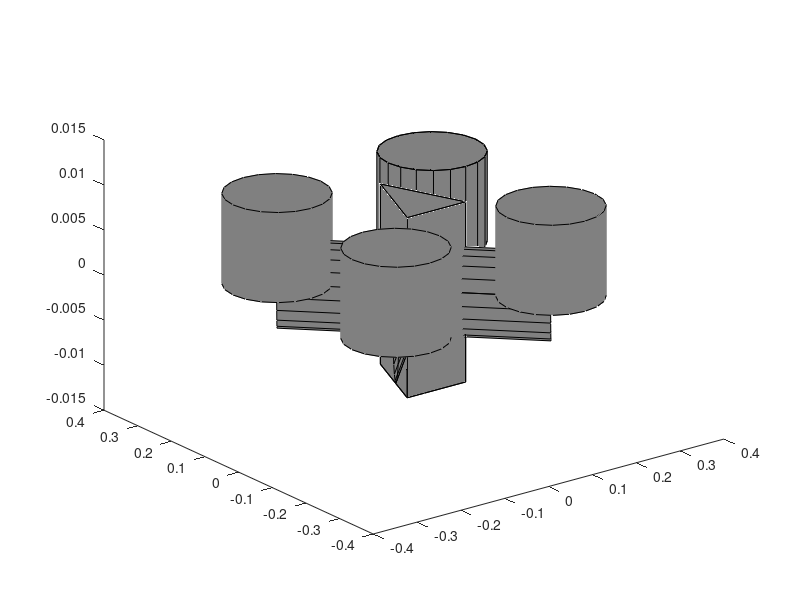

This chart was generated by the following MATLAB code:
function [h] = quadrotor(varargin)

bodyColor           = 0.5*[1 1 1];
boomColor           = 0.5*[1 1 1];
propColor           = 0.5*[1 1 1];
edgeColor           = 'k';
linestyle           = '-';
scale               = 1;
setroll             = false;
setpitch            = false;
setyaw              = false;

%% Parse Inputs
if nargin>2 && isnumeric(varargin{1}) && isnumeric(varargin{2}) && isnumeric(varargin{3})
    x = varargin{1};
    y = varargin{2};
    z = varargin{3};
    assert(isscalar(x)==1, 'quad input x must be a scalar.')
    assert(isscalar(y)==1, 'quad input y must be a scalar.')
    assert(isscalar(z)==1, 'quad input z must be a scalar.')
else
    x = 0;
    y = 0;
    z = 0;
end

tmp = strncmpi(varargin, 'body', 4);
if any(tmp)
    bodyColor = varargin{find(tmp)+1};
end

tmp = strncmpi(varargin, 'boom', 4);
if any(tmp)
    boomColor = varargin{find(tmp)+1};
end

tmp = strncmpi(varargin, 'prop', 4);
if any(tmp)
    propColor = varargin{find(tmp)+1};
end

tmp = strncmpi(varargin, 'lines', 5);
if any(tmp)
    linestyle = varargin{find(tmp)+1};
end

tmp = strncmpi(varargin,'linecol',7)|strncmpi(varargin,'edgecol',3); 
if any(tmp)
    edgeColor = varargin{find(tmp)+1}; 
end

tmp = strcmpi(varargin,'scale');  
if any(tmp) 
    scale = varargin{find(tmp)+1}; 
    assert(isscalar(scale)==1,'It may seem redundant, but the scale must be a scalar.')
end

tmp = strncmpi(varargin, 'roll', 4);
if any(tmp)
    setroll = true;
    roll = varargin{find(tmp)+1};
end

tmp = strncmpi(varargin, 'pitch', 5);
if any(tmp)
    setpitch = true;
    pitch = varargin{find(tmp)+1};
end

tmp = strncmpi(varargin, 'yaw', 3);
if any(tmp)
    setyaw = true;
    yaw = varargin{find(tmp)+1};
end

%% Dimensions
bodyWidth           = 0.1*scale;
bodyHeight          = 0.1*bodyWidth;
boomLength          = 0.25*scale;
boomRadius          = 0.02*boomLength;
propRadius          = 0.10*scale;
propHeight          = 0.1*propRadius;

%% Determine if a figure is already open
initialHoldState    = 0;
SetView = isempty(get(gcf,'CurrentAxes'));

if ~SetView
    if ishold
        initialHoldState = 1;
    else
        cla;
        SetView     = true;
    end
end

%% Draw surfaces
% body
p1 = [x-bodyWidth/1.5, y-bodyWidth/1.5, z];
p2 = [x+bodyWidth/1.5, y-bodyWidth/1.5, z];
p3 = [x, y+bodyWidth, z];
p = [p1;p2;p3];
if ~initialHoldState
    hold on
end

h(1) = fill3(p(:,1),p(:,2),p(:,3)-bodyHeight,bodyColor);
h(2) = fill3(p(:,1),p(:,2),p(:,3)+bodyHeight,bodyColor);
h(3) = fill3([p1(1),p2(1),p2(1),p1(1)],...
             [p1(2),p2(2),p2(2),p1(2)],...
             [p1(3)+bodyHeight,p2(3)+bodyHeight,p2(3)-bodyHeight,p1(3)-bodyHeight],...
             bodyColor);
h(4) = fill3([p1(1),p3(1),p3(1),p1(1)],...
             [p1(2),p3(2),p3(2),p1(2)],...
             [p1(3)+bodyHeight,p3(3)+bodyHeight,p3(3)-bodyHeight,p1(3)-bodyHeight],...
             bodyColor);
h(5) = fill3([p2(1),p3(1),p3(1),p2(1)],...
             [p2(2),p3(2),p3(2),p2(2)],...
             [p2(3)+bodyHeight,p3(3)+bodyHeight,p3(3)-bodyHeight,p2(3)-bodyHeight],...
             bodyColor);

% boom
[xboom, zboom, yboom] = cylinder(boomRadius);
h(6) = surface([x-xboom,x+xboom],...
                [y-yboom*boomLength,y+yboom*boomLength],...
                [z-zboom,z+zboom],...
                'faceColor',boomColor,'linestyle',linestyle,'edgeColor',edgeColor);
h(7) = surface([x-xboom,x+xboom],...
                [y-yboom*boomLength,y+yboom*boomLength],...
                [z-zboom,z+zboom],...
                'faceColor',boomColor,'linestyle',linestyle,'edgeColor',edgeColor);
rotate(h(6),[0 0 1],45,[x,y,z]);
rotate(h(7),[0 0 1],-45,[x y z]);

% prop
[xprop, yprop, zprop] = cylinder(propRadius);
xlocation1 = x+sqrt(boomLength^2/2);
ylocation1 = y+sqrt(boomLength^2/2);
xlocation2 = x-sqrt(boomLength^2/2);
ylocation2 = y-sqrt(boomLength^2/2);
xlocation3 = x-sqrt(boomLength^2/2);
ylocation3 = y+sqrt(boomLength^2/2);
xlocation4 = x+sqrt(boomLength^2/2);
ylocation4 = y-sqrt(boomLength^2/2);
h(8) = surface([xlocation1+xprop],...
                [ylocation1+yprop],...
                [z+zprop*propHeight],...
                'faceColor',propColor,'linestyle',linestyle,'edgeColor',edgeColor);
h(9) = surface([xlocation2+xprop],...
                [ylocation2+yprop],...
                [z+zprop*propHeight],...
                'faceColor',propColor,'linestyle',linestyle,'edgeColor',propColor);
h(10) = surface([xlocation3+xprop],...
                [ylocation3+yprop],...
                [z+zprop*propHeight],...
                'faceColor',propColor,'linestyle',linestyle,'edgeColor',propColor);
h(11) = surface([xlocation4+xprop],...
                [ylocation4+yprop],...
                [z+zprop*propHeight],...
                'faceColor',propColor,'linestyle',linestyle,'edgeColor',propColor);
propFactor = 1;
h(12) = fill3(xlocation1+xprop(1,:)*propFactor,ylocation1+yprop(1,:)*propFactor,z+zprop(1,:)+propHeight,propColor);
h(13) = fill3(xlocation1+xprop(1,:)*propFactor,ylocation1+yprop(1,:)*propFactor,z+zprop(1,:),propColor);
h(14) = fill3(xlocation2+xprop(1,:)*propFactor,ylocation2+yprop(1,:)*propFactor,z+zprop(1,:)+propHeight,propColor);
h(15) = fill3(xlocation2+xprop(1,:)*propFactor,ylocation2+yprop(1,:)*propFactor,z+zprop(1,:),propColor);
h(16) = fill3(xlocation3+xprop(1,:)*propFactor,ylocation3+yprop(1,:)*propFactor,z+zprop(1,:)+propHeight,propColor);
h(17) = fill3(xlocation3+xprop(1,:)*propFactor,ylocation3+yprop(1,:)*propFactor,z+zprop(1,:),propColor);
h(18) = fill3(xlocation4+xprop(1,:)*propFactor,ylocation4+yprop(1,:)*propFactor,z+zprop(1,:)+propHeight,propColor);
h(19) = fill3(xlocation4+xprop(1,:)*propFactor,ylocation4+yprop(1,:)*propFactor,z+zprop(1,:),propColor);

%% Set roll, pitch, yaw
if setroll
    rotate(h,[0 1 0],roll,[x y z]);
end

if setpitch
    rotate(h,[1 0 0],pitch,[x y z]);
end

if setyaw
    rotate(h,[0 0 1],yaw-90,[x y z]);
end

% %% Set view
% if SetView
%     view([140 30]);
%     axis tight equal
%     lighting gouraud
%     camlight
% else
%     axis auto
% end
